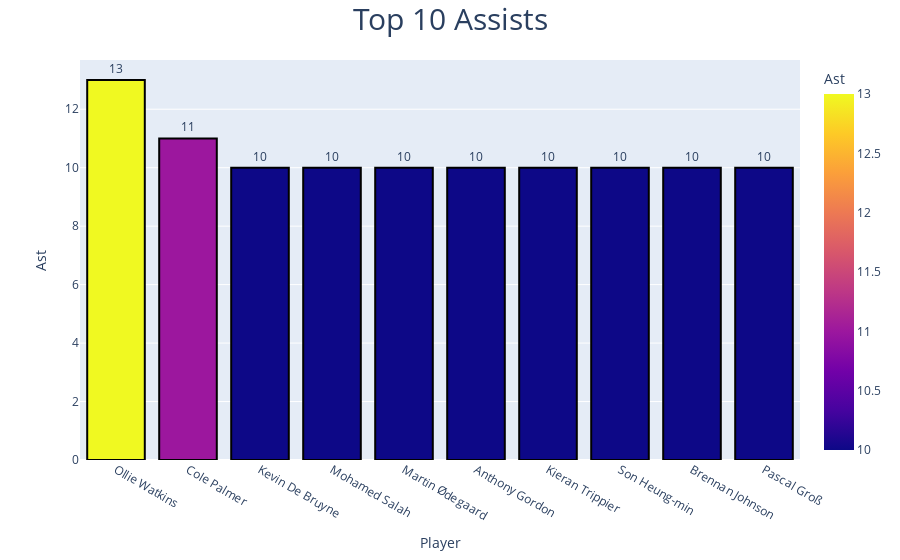

Notebook code for this chart:
### Code cell
fig = px.bar(data_frame=stat.nlargest(10, 'Ast')[['Player', 'Ast']],
                 x='Player', y='Ast', color='Ast', text='Ast')
fig.update_traces(marker=dict(line=dict(color='#000000', width=2)))
fig.update_layout(title_text='Top 10 Assists',  # Main title for the project
                      title_x=0.5, title_font=dict(size=30))  # Location and the font size of the main title
fig.update_traces(texttemplate='%{text:.2s}', textposition='outside')
fig.show()

### Figure 1 — Plotly figure (JSON) as saved in the notebook; plotly's stock layout.template omitted (floating-point values rounded to 4 significant figures)
{"data": [{"alignmentgroup": "True", "hovertemplate": "Player=%{x}<br>Ast=%{marker.color}<extra></extra>", "legendgroup": "", "marker": {"color": [13, 11, 10, 10, 10, 10, 10, 10, 10, 10], "coloraxis": "coloraxis", "pattern": {"shape": ""}, "line": {"color": "#000000", "width": 2}}, "name": "", "offsetgroup": "", "orientation": "v", "showlegend": false, "text": [13, 11, 10, 10, 10, 10, 10, 10, 10, 10], "textposition": "outside", "x": ["Ollie Watkins", "Cole Palmer", "Kevin De Bruyne", "Mohamed Salah", "Martin Ødegaard", "Anthony Gordon", "Kieran Trippier", "Son Heung-min", "Brennan Johnson", "Pascal Groß"], "xaxis": "x", "y": [13, 11, 10, 10, 10, 10, 10, 10, 10, 10], "yaxis": "y", "type": "bar", "texttemplate": "%{text:.2s}"}], "layout": {"xaxis": {"anchor": "y", "domain": [0, 1], "title": {"text": "Player"}, "type": "category", "range": [-0.5, 9.5], "autorange": true}, "yaxis": {"anchor": "x", "domain": [0, 1], "title": {"text": "Ast"}, "type": "linear", "range": [0, 13.68], "autorange": true}, "coloraxis": {"colorbar": {"title": {"text": "Ast"}}, "colorscale": [[0, "#0d0887"], [0.1111, "#46039f"], [0.2222, "#7201a8"], [0.3333, "#9c179e"], [0.4444, "#bd3786"], [0.5556, "#d8576b"], [0.6667, "#ed7953"], [0.7778, "#fb9f3a"], [0.8889, "#fdca26"], [1, "#f0f921"]]}, "legend": {"tracegroupgap": 0}, "margin": {"t": 60}, "barmode": "relative", "title": {"font": {"size": 30}, "text": "Top 10 Assists", "x": 0.5}, "autosize": true}}
